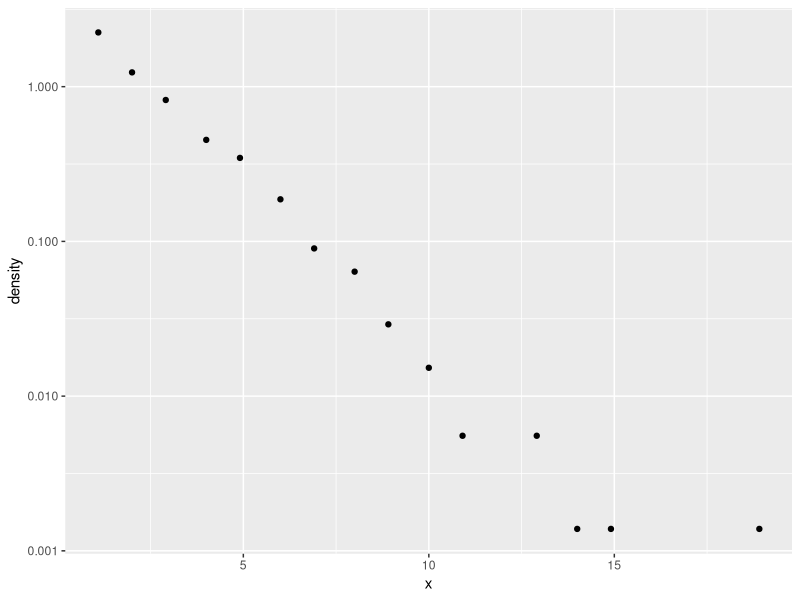
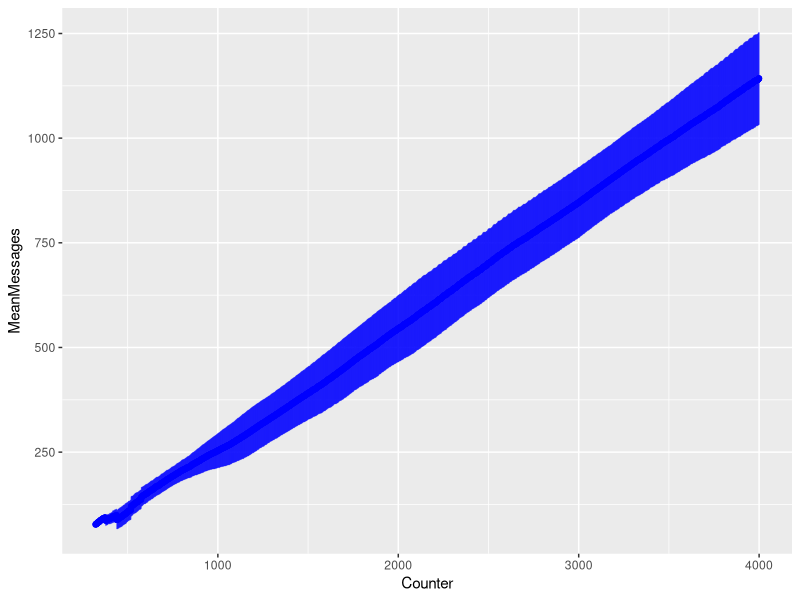

Write the R code that produced these figures, in order.
library(dplyr)
library(tidyr)
library(ggplot2)
library(stringr)

setwd("~/MEGA/KilobotsNestSelection/7_MessagesReceived/")

df <- read.csv("MessagesInLoop_10kilobots.csv", sep = ",", header = FALSE)

df <- as.data.frame(str_split_fixed(df$V1, ", ", 2))

df$V1[df$V1 == "Co"] <- "Contador"
df$V1[df$V1 == "Messages Receives Received"] <- "Messages Received"

unique(df$V1)

ids <- unique(filter(df, V1 == "ID"))

new.list <- list()
MessagesReceived <- vector()
ID <- vector()
NeighborID <- vector()
Counter <- vector()
Ticks <- vector()
for(i in 1:(length(df$V1)-10)){
  print(i)
  if(df$V1[i] == "Messages Received" & df$V1[i+1] == "ID" & df$V1[i+2] == "Neighbor ID" & df$V1[i+3]== "Contador" & df$V1[i+4]== "Ticks"){
    MessagesReceived[i] <- df$V2[i]
    ID[i] <- df$V2[i+1]
    NeighborID[i] <- df$V2[i+2]
    Counter[i] <- df$V2[i + 3]
    Ticks[i] <- df$V2[i + 4]
  } else {
    MessagesReceived[i] <- NA
    ID[i] <- NA
    NeighborID[i] <- NA
    Counter[i] <- NA
    Ticks[i] <- NA
  }
}



new.df <- data.frame(MessagesReceived= MessagesReceived, ID= ID, NeighborID= NeighborID,  Counter= Counter, Ticks = Ticks)

new.df <- drop_na(new.df) 

new.df$Counter <- as.numeric(new.df$Counter)
new.df$Ticks <- as.numeric(new.df$Ticks)
new.df$MessagesReceived <- as.numeric(new.df$MessagesReceived)
#new.df <- new.df[4:length(new.df$MessagesReceived), ]


write.csv(new.df, "DebugOutput_10kilobots.csv", row.names = FALSE)


mperticks <- new.df %>% group_by(MessagesReceived, ID, NeighborID) %>% summarise(TicksPassed = max(Ticks)-min(Ticks),IterationsPassed= max(Counter)-min(Counter)) %>%
  filter(IterationsPassed>0, TicksPassed >0)

hist.df <- mperticks %>% ggplot() + 
  geom_histogram(aes(x =  TicksPassed, y = ..density..), bins = 100, color = "white")


hist.df <- ggplot_build(hist.df)

hist.df <- as.data.frame(hist.df$data)

pdf <- hist.df %>% filter(density > 0) %>% ggplot() + geom_point(aes(x = x, y = density)) +
  scale_y_log10() + 
  scale_x_continuous(breaks= seq(0,35, 5))



new.sum <- new.df %>% group_by(Counter) %>% 
  summarise(MeanTicks = mean(Ticks), sdTicks = sd(Ticks), MeanMessages = mean(MessagesReceived), sdMessages = sd(MessagesReceived))




plot <- new.sum %>% filter(Counter <= 4000) %>%
  ggplot() + 
  geom_point(aes(x= Counter, y = MeanTicks), color = "blue")+
  geom_errorbar(aes(x = Counter, ymin = MeanTicks - sdTicks,ymax = MeanTicks + sdTicks ), alpha = 0.3, size = 0.4, width = 1, color = "blue")


filter(new.sum, MeanTicks == 1000)

plot <- new.sum %>% filter(Counter <= 4000) %>%
  ggplot() + 
  geom_point(aes(x= Counter, y = MeanMessages), color = "blue")+
  geom_errorbar(aes(x = Counter, ymin = MeanMessages - sdMessages,ymax = MeanMessages + sdMessages), alpha = 0.3, size = 0.4, width = 1, color = "blue")


